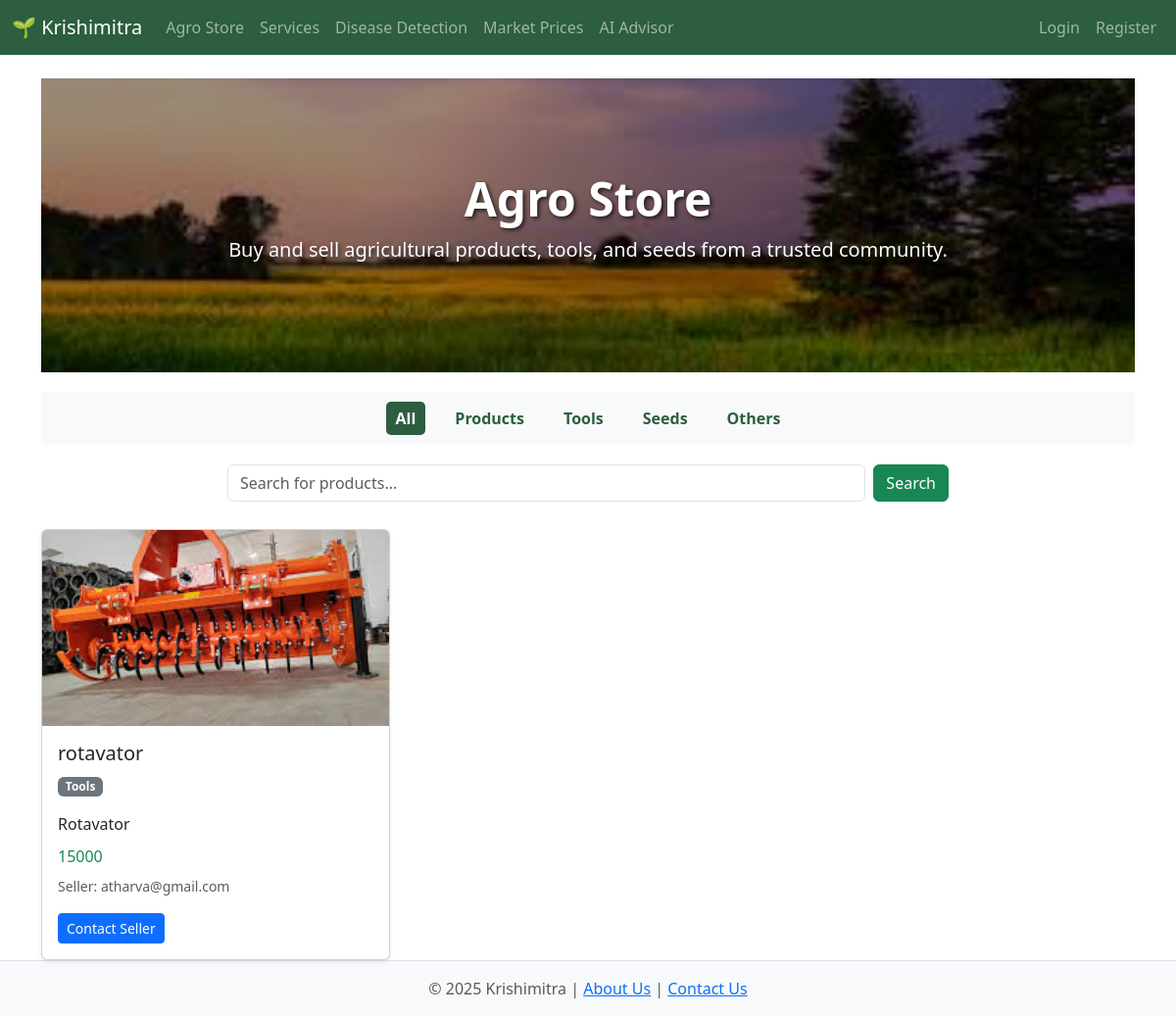
/store, run on an earlier commit of the app's database.
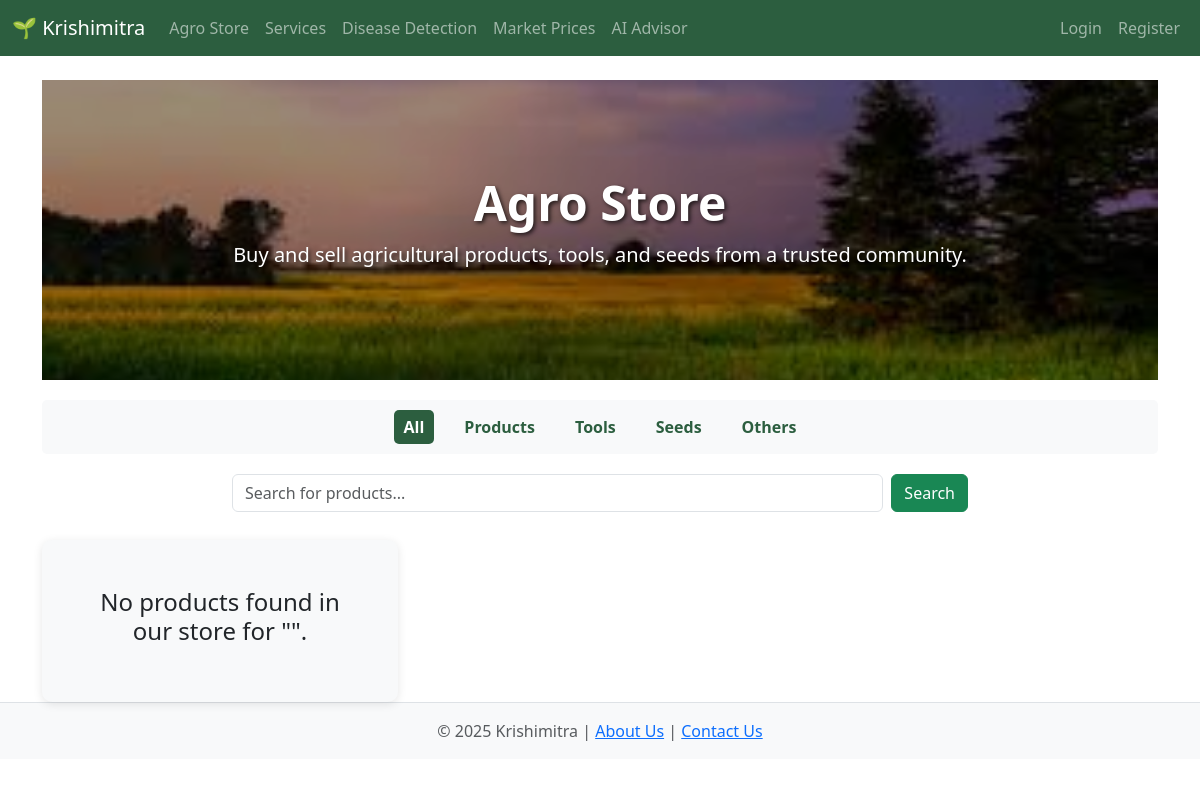
And on a later commit of the database.
### app.py (models this page shows)
class Product(db.Model):
    id = db.Column(db.Integer, primary_key=True)
    name = db.Column(db.String(100), nullable=False)
    category = db.Column(db.String(50), nullable=False)
    description = db.Column(db.Text, nullable=False)
    price = db.Column(db.String(50), nullable=False)
    image = db.Column(db.String(100), nullable=False)
    seller_id = db.Column(db.Integer, db.ForeignKey('user.id'), nullable=False)

class User(db.Model):
    id = db.Column(db.Integer, primary_key=True)
    name = db.Column(db.String(100), nullable=False)
    email = db.Column(db.String(120), unique=True, nullable=False)
    mobile = db.Column(db.String(20), unique=True, nullable=False)
    password = db.Column(db.String(200), nullable=False)
    role = db.Column(db.String(20), nullable=False)
    products = db.relationship('Product', backref='seller_user', lazy=True)
    services = db.relationship('Service', backref='provider', lazy=True)

### app.py (the view)
@app.route('/store')
def store():
    query = Product.query
    search_term, category = request.args.get('search', '').lower(), request.args.get('category')
    if category: query = query.filter(Product.category == category)
    if search_term: query = query.filter(or_(Product.name.ilike(f'%{search_term}%'), Product.description.ilike(f'%{search_term}%')))
    products = query.order_by(Product.id.desc()).all()
    amazon_link, flipkart_link = None, None
    if not products and search_term:
        url_safe_keyword = quote_plus(search_term)
        amazon_link = f"https://www.amazon.in/s?k={url_safe_keyword}"
        flipkart_link = f"https://www.flipkart.com/search?q={url_safe_keyword}"
    return render_template('store.html', products=products, active_category=category, search_query=search_term, amazon_link=amazon_link, flipkart_link=flipkart_link)

### templates/store.html (shortened to what this page needs)
{% extends 'base.html' %}
{% block content %}
<div class="store-banner">
    <div class="store-banner-overlay"></div>
    <div class="store-banner-content">
        <h1 class="display-5 fw-bold">Agro Store</h1>
        <p class="lead">Buy and sell agricultural products, tools, and seeds from a trusted community.</p>
    </div>
</div>
<div class="category-nav">
    <a href="{{ url_for('store') }}" class="{% if not active_category %}active{% endif %}">All</a>
    <a href="{{ url_for('store', category='Products') }}" class="{% if active_category == 'Products' %}active{% endif %}">Products</a>
    <a href="{{ url_for('store', category='Tools') }}" class="{% if active_category == 'Tools' %}active{% endif %}">Tools</a>
    <a href="{{ url_for('store', category='Seeds') }}" class="{% if active_category == 'Seeds' %}active{% endif %}">Seeds</a>
    <a href="{{ url_for('store', category='Others') }}" class="{% if active_category == 'Others' %}active{% endif %}">Others</a>
</div>
<div class="row justify-content-center">
    <div class="col-md-8">
        <form method="GET" action="{{ url_for('store') }}" class="d-flex">
            <input class="form-control me-2" type="search" name="search" placeholder="Search for products..." value="{{ search_query or '' }}">
            <button class="btn btn-success" type="submit">Search</button>
        </form>
    </div>
</div>
<div class="row row-cols-1 row-cols-md-2 row-cols-lg-3 g-4 mt-1">
    {% for product in products %}
    <div class="col animate__animated animate__fadeInUp">
        <div class="card h-100 shadow-sm">
            <img src="{{ url_for('static', filename='product_uploads/' + product.image) }}" class="card-img-top" alt="{{ product.name }}" style="height: 200px; object-fit: cover;">
            <div class="card-body d-flex flex-column">
                <h5 class="card-title">{{ product.name }}</h5>
                <p class="card-text text-muted"><span class="badge bg-secondary">{{ product.category }}</span></p>
                <p class="card-text flex-grow-1">{{ product.description | truncate(80) }}</p>
                <h6 class="card-subtitle mb-2 text-success">{{ product.price }}</h6>
                <p class="card-text"><small class="text-muted">Seller: {{ product.seller_user.email }}</small></p>
                <div class="mt-auto d-flex justify-content-between align-items-center">
                    <a href="{{ url_for('conversation_start', product_id=product.id) }}" class="btn btn-primary btn-sm">Contact Seller</a>
                </div>
            </div>
        </div>
    </div>
    {% else %}
        <div class="col-12 text-center">
            <div class="not-found-container p-5">
                <h4>No products found in our store for "{{ search_query }}".</h4>
            </div>
        </div>
    {% endfor %}
</div>
{% endblock %}

### templates/base.html (shortened to what this page needs)
<!DOCTYPE html>
<html lang="en">
<head>
    <link href="https://cdn.jsdelivr.net/npm/bootstrap@5.3.3/dist/css/bootstrap.min.css" rel="stylesheet">
    <link rel="stylesheet" href="{{ url_for('static', filename='css/style.css') }}">
    <link rel="stylesheet" href="https://cdnjs.cloudflare.com/ajax/libs/animate.css/4.1.1/animate.min.css"/>
</head>
<body class="{% block body_class %}{% endblock %}">
    <nav class="navbar navbar-expand-lg navbar-dark" style="background-color: #2c5e3f;">
        <div class="container-fluid">
            <a class="navbar-brand" href="/">🌱 Krishimitra</a>
            <div class="collapse navbar-collapse" id="navbarNav">
                <ul class="navbar-nav me-auto mb-2 mb-lg-0">
                    <li class="nav-item">
                        <a class="nav-link" href="{{ url_for('store') }}">Agro Store</a>
                    </li>
                    <li class="nav-item">
                        <a class="nav-link" href="{{ url_for('find_services') }}">Services</a>
                    </li>
                    <li class="nav-item">
                        <a class="nav-link" href="{{ url_for('disease_detection') }}">Disease Detection</a>
                    </li>
                    <li class="nav-item">
                        <a class="nav-link" href="{{ url_for('market_prices') }}">Market Prices</a>
                    </li>
                    <li class="nav-item">
                        <a class="nav-link" href="{{ url_for('crop_advisory') }}">AI Advisor</a>
                    </li>
                </ul>
                <ul class="navbar-nav">
                    {% if 'user_email' in session %}
                        <li class="nav-item dropdown">
                            <a class="nav-link dropdown-toggle" href="#" id="navbarDropdown" role="button" data-bs-toggle="dropdown" aria-expanded="false">
                                {{ session.get('user_email') }}
                            </a>
                            <ul class="dropdown-menu dropdown-menu-end" aria-labelledby="navbarDropdown">
                                {% if session.get('role') == 'admin' %}
                                    <li><a class="dropdown-item" href="{{ url_for('admin_dashboard') }}">Admin Dashboard</a></li>
                                {% endif %}
                                <li><a class="dropdown-item" href="{{ url_for('dashboard') }}">My Dashboard</a></li>
                                <li><a class="dropdown-item" href="{{ url_for('inbox') }}">Inbox</a></li>
                                <li><hr class="dropdown-divider"></li>
                                <li><a class="dropdown-item" href="{{ url_for('logout') }}">Logout</a></li>
                            </ul>
                        </li>
                    {% else %}
                        <li class="nav-item">
                            <a class="nav-link" href="{{ url_for('login') }}">Login</a>
                        </li>
                        <li class="nav-item">
                            <a class="nav-link" href="{{ url_for('register') }}">Register</a>
                        </li>
                    {% endif %}
                </ul>
            </div>
        </div>
    </nav>
    <main class="container mt-4 animate__animated animate__fadeIn">
        {% block content %}{% endblock %}
    </main>
    <footer class="footer mt-auto py-3 bg-light border-top">
        <div class="container text-center">
            <span class="text-muted">© 2025 Krishimitra | <a href="{{ url_for('about') }}">About Us</a> | <a href="{{ url_for('contact_admin') }}">Contact Us</a></span>
        </div>
    </footer>
</body>
</html>

### static/css/style.css (style rules this page uses)
.store-banner { position: relative; background: url('../images/store-banner.jpg') no-repeat center center; background-size: cover; height: 300px; display: flex; align-items: center; justify-content: center; color: white; text-shadow: 2px 2px 4px rgba(0,0,0,0.7); }
.store-banner-overlay { position: absolute; top: 0; left: 0; right: 0; bottom: 0; background: rgba(0, 0, 0, 0.4); }
.store-banner-content { position: relative; z-index: 1; text-align: center; }
.category-nav { display: flex; justify-content: center; gap: 20px; margin: 20px 0; padding: 10px; background: #f8f9fa; border-radius: 5px; }
.category-nav a { text-decoration: none; color: #2c5e3f; font-weight: bold; padding: 5px 10px; border-radius: 5px; transition: background-color 0.3s; }
.category-nav a:hover, .category-nav a.active { background-color: #2c5e3f; color: white; }
.not-found-container { background: #f8f9fa; border-radius: 10px; box-shadow: 0 2px 10px rgba(0,0,0,0.1); }
.animate__fadeIn { animation-duration: 0.8s; }
.form-control, .form-select { transition: border-color 0.3s ease, box-shadow 0.3s ease; }

What changed in the data, as far as the page shows it:
removed Product: image+name (picture), name "rotavator", category "Tools", description "Rotavator", price "15000", seller_user.email "atharva@gmail.com"
Also different on the page:
text now shown: "No products found in our store for \" \"."
